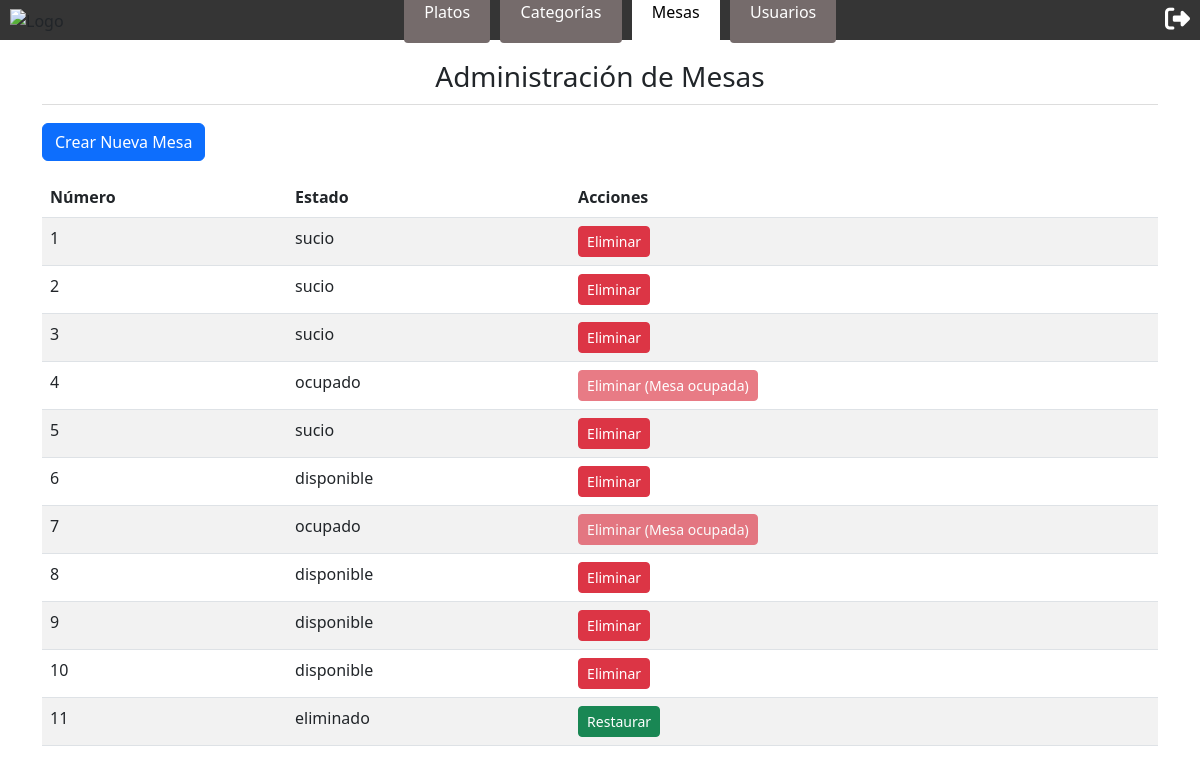
The page /mesas-admin/ (signed in) on the database as committed earlier.
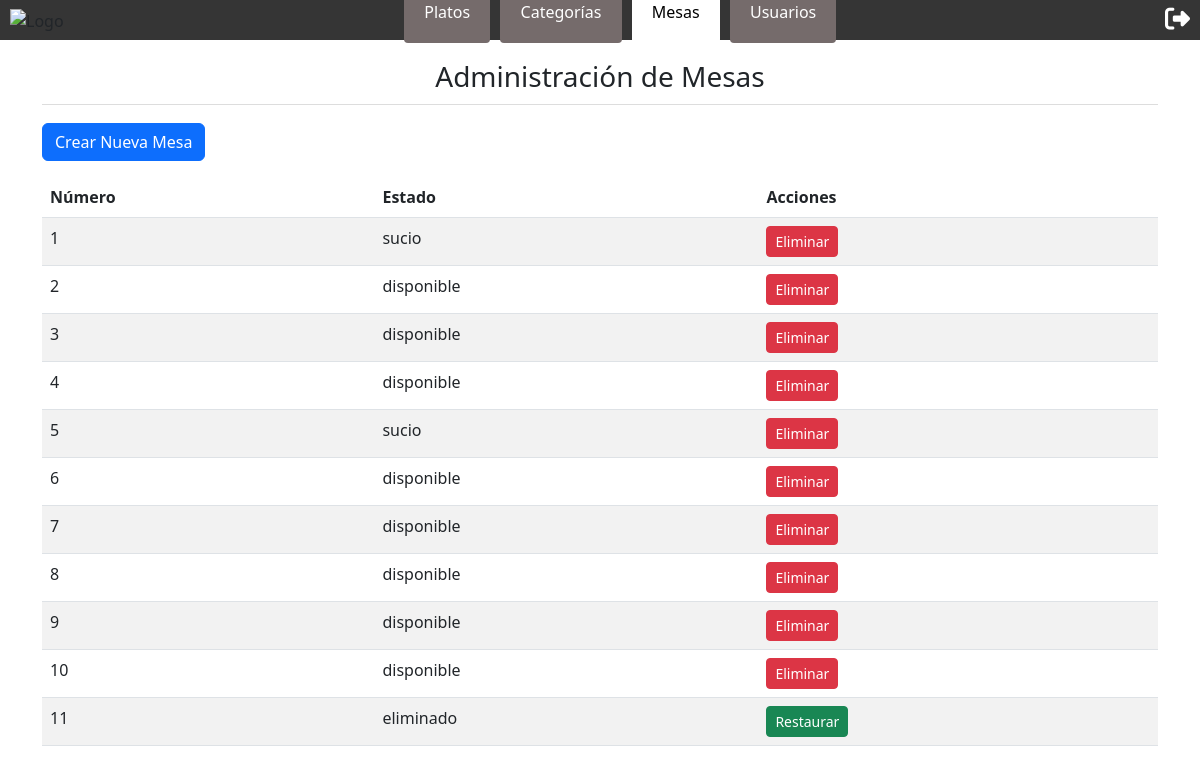
The same page on the database as committed later.
### restaurante_app/models.py (models this page shows, shortened)
class Mesa(models.Model):
    numero = models.AutoField(primary_key=True)
    EstMesCod = models.ForeignKey(EstadoMesa, on_delete=models.CASCADE, default=1)

class EstadoMesa(models.Model):
    EstMesCod = models.AutoField(primary_key=True)
    EstMesDes = models.CharField(max_length=100)
    def __str__(self):
        return  f'{self.EstMesDes}'

### restaurante_app/views.py (the view)
# urls.py: path('mesas-admin/', views.mesas_admin, name='mesas_admin'),
@login_required
def mesas_admin(request):
    if request.user.TipUsuCod.TipUsuDes != "Administrador":
        return redirect('index')
    mesas = Mesa.objects.all()
    return render(request, 'mesas_admin.html', {'mesas': mesas})

### restaurante_app/templates/mesas_admin.html (shortened to what this page needs)
{% extends 'base.html' %}
{% block mesas %}activo{% endblock %}
{% block content %}
<div class="container">
  <h2>Administración de Mesas</h2>
  <a href="{% url 'crear_mesa' %}" class="btn btn-primary mb-3">Crear Nueva Mesa</a>
  <table class="table table-striped">
    <thead>
      <tr>
        <th>Número</th>
        <th>Estado</th>
        <th>Acciones</th>
      </tr>
    </thead>
    <tbody>
      {% for mesa in mesas %}
      <tr>
        <td>{{ mesa.numero }}</td>
        <td>{{ mesa.EstMesCod }}</td>
        <td>
          {% if mesa.EstMesCod.EstMesDes == 'eliminado' %}
          <a href="{% url 'restaurar_mesa' mesa.numero %}" class="btn btn-success btn-sm">Restaurar</a>
          {% elif mesa.EstMesCod.EstMesDes == 'ocupado' %}
          <button class="btn btn-danger btn-sm" disabled>Eliminar (Mesa ocupada)</button>
          {% else %}
          <a href="{% url 'eliminar_mesa' mesa.numero %}" class="btn btn-danger btn-sm">Eliminar</a>
          {% endif %}
        </td>
      </tr>
      {% endfor %}
    </tbody>
  </table>
</div>
{% endblock %}

### restaurante_app/templates/base.html (shortened to what this page needs)
{% load static %}
<!DOCTYPE html>
<html lang="es">
<head>
  <link href="{% static 'css/styles.css' %}" rel="stylesheet">
  <link rel="stylesheet" href="https://cdnjs.cloudflare.com/ajax/libs/font-awesome/6.5.2/css/all.min.css">
  <link rel="stylesheet" href="https://cdn.jsdelivr.net/npm/bootstrap@5.3.0/dist/css/bootstrap.min.css">
</head>
<body>
  <header>
    <div class="header">
      <div class="logo">
        <img src="{% static 'img/logo.webp' %}" alt="Logo">
      </div>
      <nav>
        <ul>
          {% if request.user.TipUsuCod.TipUsuDes == "Administrador" %}
          <li><a class="link-nav {% block platos %}{% endblock %}" href="{% url 'platos_admin' %}">Platos</a></li>
          <li><a class="link-nav {% block categorias %}{% endblock %}"
              href="{% url 'categorias_admin' %}">Categorías</a></li>
          <li><a class="link-nav {% block mesas %}{% endblock %}" href="{% url 'mesas_admin' %}">Mesas</a></li>
          <li><a class="link-nav {% block usuarios %}{% endblock %}" href="{% url 'usuarios_admin' %}">Usuarios</a></li>
          {% endif %}
        </ul>
      </nav>
      <div class="icons">
        <a href="/logout"><i class="fa-solid fa-right-from-bracket"></i></a>
      </div>
    </div>
  </header>
  <main>
    {% block content %}{% endblock %}
  </main>
</body>
</html>

### restaurante_app/static/css/styles.css (style rules this page uses)
* { box-sizing: border-box; margin: 0; padding: 0; }
body { font-family: Arial, sans-serif; }
a { color: white; text-decoration: none; }
h2 { font-size: 28px !important; text-align: center; margin-bottom: 10px; border-bottom: 1px solid #ddd; padding-bottom: 10px; }
.header { padding: 0 10px; display: grid; grid-template-columns: auto 1fr auto; align-items: center; background-color: #353535; }
.container { max-width: 80rem; margin: 20px auto; }
.logo { max-width: 7rem; }
.logo img { max-width: 100%; }
.icons { display: flex; justify-content: flex-end; }
.icons i { margin-left: 10px; color: #fff; font-size: 25px; cursor: pointer; transition: all 0.3s ease; }
ul { list-style-type: none; margin: 0; padding: 0; display: flex; justify-content: center; }
li { margin-right: 10px; }
.link-nav { color: white; background-color: #756B6B; text-decoration: none; padding: 1.2rem; border-radius: 4px; border: 1px solid transparent; transition: all 0.3s ease; }
.activo { background-color: #FFFFFF; color: black; border-color: white; }
.btn-primary { margin-top: 10px; }
ul { list-style: none; padding: 0; }

Rows that differ between the two databases and show on the page:
changed Mesa id 2: EstMesCod "sucio" → "disponible"
changed Mesa id 3: EstMesCod "sucio" → "disponible"
changed Mesa id 4: EstMesCod "ocupado" → "disponible"; EstMesCod_id "Eliminar (Mesa ocupada)" → "Eliminar"
changed Mesa id 7: EstMesCod "ocupado" → "disponible"; EstMesCod_id "Eliminar (Mesa ocupada)" → "Eliminar"
